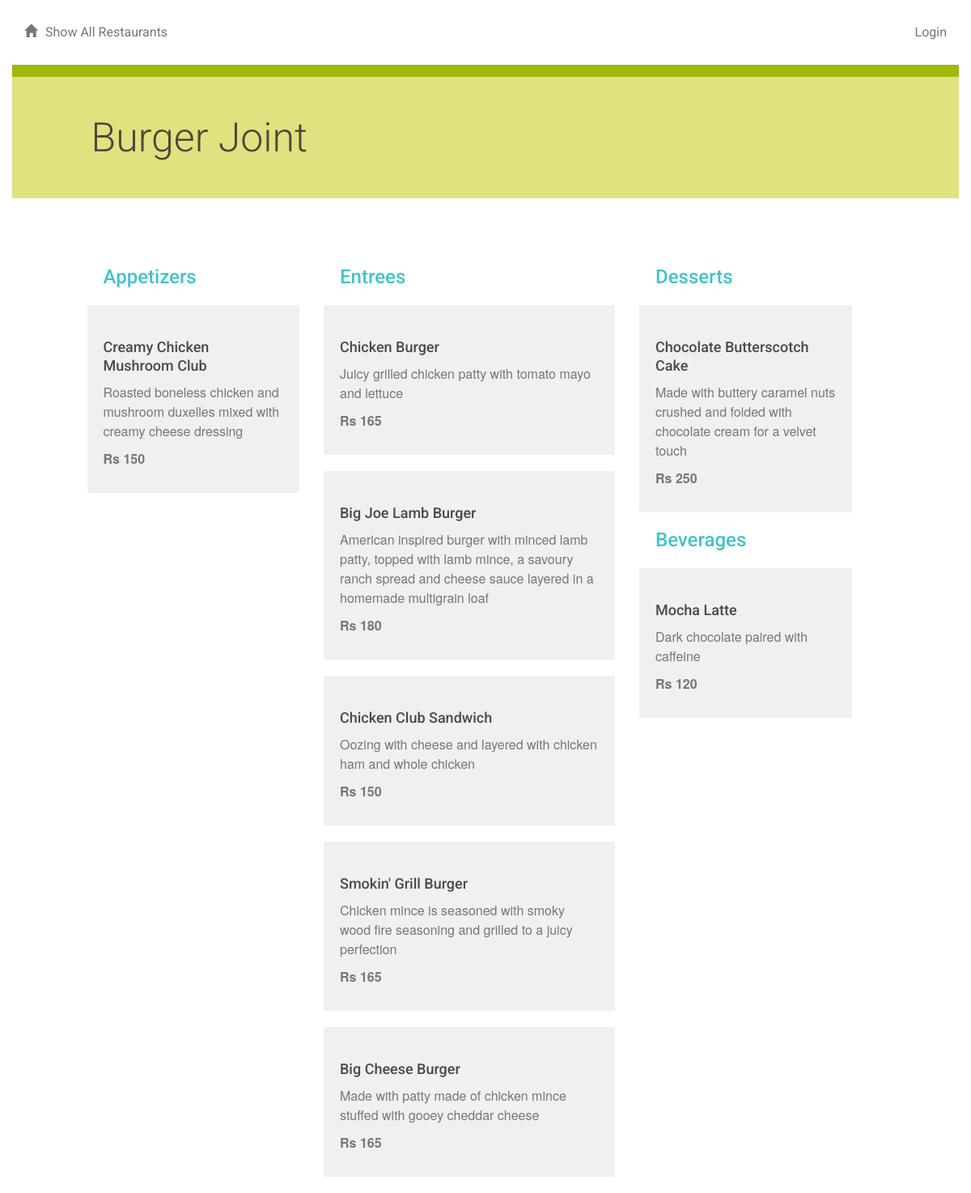
Screenshot of /restaurant/1/menu/ with the database file from the repository.
### database_setup.py (models this page shows, shortened)
class Restaurant(Base):
   __tablename__ = 'restaurant'
   id = Column(Integer, primary_key=True)
   name = Column(String(250), nullable=False)
   user_id = Column(Integer, ForeignKey('user.id'))
   user = relationship(User)
   menu_item = relationship('MenuItem', cascade='all, delete-orphan')

class MenuItem(Base):
    __tablename__ = 'menu_item'
    name =Column(String(80), nullable = False)
    id = Column(Integer, primary_key = True)
    description = Column(String(250))
    price = Column(String(8))
    course = Column(String(250))
    restaurant_id = Column(Integer,ForeignKey('restaurant.id'))
    restaurant = relationship('Restaurant')
    user_id = Column(Integer, ForeignKey('user.id'))
    user = relationship(User)

### projectlogin.py (the view)
@app.route('/restaurant/<int:restaurant_id>/')
@app.route('/restaurant/<int:restaurant_id>/menu/')
def showMenu(restaurant_id):
    restaurant = session.query(Restaurant).filter_by(id = restaurant_id).first()
    creator = getUserInfo(restaurant.user_id)
    items = session.query(MenuItem).filter_by(restaurant_id = restaurant_id).all()
    if 'username' not in login_session:
       return render_template('publicmenu.html', items = items, \
                              restaurant = restaurant, creator = creator)
    else:
       return render_template('menu.html', items=items, \
                              restaurant=restaurant, creator=creator)

### projectlogin.py (called while the page is built)
def getUserInfo(user_id):
    user = session.query(User).filter_by(id=user_id).first()
    return user

### templates/publicmenu.html (shortened to what this page needs)
{% extends "main.html" %}
{% block content %}
{% include "header.html" %}
	<div class="row divider green">
		<div class="col-md-12"></div>
	</div>
	<div class="row banner menu">
		<div class="col-md-11 col-md-offset-1 padding-none">
			<h1>{{ restaurant.name }}
			<figure class="creator">
			</figure>
			</h1>
		</div>
	</div>
	<div class="row padding-top padding-bottom">
		<div class="col-md-1"></div>
		<div class="col-md-11 padding-none">
		</div>
		<div class="col-md-7"></div>
	</div>
	<div class="row">
		<div class="col-md-12">
		</div>
	</div>
	{% if items !=[] %}
		<div class="row">
			<div class="col-md-1"></div>
			<div class="col-md-3">
				<h2>Appetizers</h2>
					{% for i in items %}
						{% if i.course == 'Appetizer' %}
							<div class="menu-item">
								<h3>{{i.name}}</h3>
								<p>{{i.description}}</p>
								<p class="menu-price">{{i.price}}</p>
							</div>
						{% endif %}
					{% endfor %}
			</div>
			<div class="col-md-4">
				<h2>Entrees</h2>
					{% for i in items %}
						{% if i.course == 'Entree' %}
						<div class="menu-item">
							<h3>{{i.name}}</h3>
							<p>{{i.description}}</p>
							<p class="menu-price">{{i.price}}</p>
						</div>
						{% endif %}
					{% endfor %}
			</div>
			<div class="col-md-3">
				<h2>Desserts</h2>
					{% for i in items %}
						{% if i.course == 'Dessert' %}
						<div class="menu-item">
							<h3>{{i.name}}</h3>
							<p>{{i.description}}</p>
							<p class="menu-price">{{i.price}}</p>
						</div>
						{% endif %}
					{% endfor %}
				<h2>Beverages</h2>
					{% for i in items %}
						{% if i.course == 'Beverage' %}
						<div class="menu-item">
							<h3>{{i.name}}</h3>
							<p>{{i.description}}</p>
							<p class="menu-price">{{i.price}}</p>
						</div>
						{% endif %}
					{% endfor %}
			</div>
			<div class="col-md-1"></div>
		</div>
	{% endif %}
{% endblock %}

### templates/main.html (shortened to what this page needs)
<!DOCTYPE html>
<html lang="en">
	<head>
		<link rel="stylesheet" href="//netdna.bootstrapcdn.com/bootstrap/3.1.1/css/bootstrap.min.css">
		<link rel=stylesheet type=text/css href="{{ url_for('static', filename='styles.css') }}">
	</head>
	<body>
		<div class="container">
		    {% block content %}
			  {% endblock %}
		</div>
	</body>
</html>

### templates/header.html
<div class="row top-menu">
	<div class="col-md-6">
		<a href="{{url_for('showRestaurants')}}">
			<span class="glyphicon glyphicon-home" aria-hidden="true"></span>Show All Restaurants
		</a>
	</div>
	<div class="col-md-6 text-right">
		      {% if 'username' not in session %}
					<a href = "/login">Login</a>
					{% else %}
					<a href = "{{url_for('logout')}}">Logout</a>
					{% endif %}
	</div>
</div>

### styles.css (style rules this page uses)
* { font-family: "Helvetica Neue Bold", Roboto, Helvetica, Arial, sans-serif; font-weight: 700; }
h1 { font-family: "Helvetica Neue Light", Roboto, Helvetica, Arial, sans-serif; font-size: 50px; color: #51453B; line-height: 60px; font-weight: 300; }
h2 { font-size: 24px; color: #42C3C9; line-height: 29px; }
h3 { font-size: 18px; color: #4A4A4A; line-height: 23px; }
p { font-family: "Helvetica Neue", Roboto, Helvetica, Arial, sans-serif; font-size: 16px; color: #7B7573; line-height: 24px; font-weight: 400; }
a { font-size: 14px; color: #0093B9; line-height: 17px; }
.padding-top { padding-top: 30px; }
.padding-bottom { padding-bottom: 30px; }
.padding-none { padding: 0; }
.glyphicon { margin-right: 10px; }
.top-menu { padding-top: 30px; padding-bottom: 30px; }
.top-menu a { margin-bottom: 0; line-height: 16px; font-size: 16px; color: #7B7573; font-weight: 400; }
.divider { height: 15px; }
.divider.green { background-color: #9FB80A; }
.banner.menu { height: 150px; background-color: #E1E17F; }
.banner h1 { margin: 45px 0; }
.menu-item { background: #F0F0F0; padding: 20px; margin: 20px; margin-left: -20px; }
.menu-price { font-weight: 700; }
.creator { padding-right: 20px; margin-top: -20px; text-align: right; float:right; }

### rows the page displays
Restaurant: name "Burger Joint"
MenuItem: name "Creamy Chicken Mushroom Club", description "Roasted boneless chicken and mushroom duxelles mixed with creamy cheese dressing", price "Rs 150"
MenuItem: name "Chicken Burger", description "Juicy grilled chicken patty with tomato mayo and lettuce", price "Rs 165"
MenuItem: name "Big Joe Lamb Burger", description "American inspired burger with minced lamb patty, topped with lamb mince, a savoury ranch spread and cheese sauce layered in a homemade multigrain loaf", price "Rs 180"
MenuItem: name "Chicken Club Sandwich", description "Oozing with cheese and layered with chicken ham and whole chicken", price "Rs 150"
MenuItem: name "Smokin' Grill Burger", description "Chicken mince is seasoned with smoky wood fire seasoning and grilled to a juicy perfection", price "Rs 165"
MenuItem: name "Big Cheese Burger", description "Made with patty made of chicken mince stuffed with gooey cheddar cheese", price "Rs 165"
MenuItem: name "Chocolate Butterscotch Cake", description "Made with buttery caramel nuts crushed and folded with chocolate cream for a velvet touch", price "Rs 250"
MenuItem: name "Mocha Latte", description "Dark chocolate paired with caffeine", price "Rs 120"
